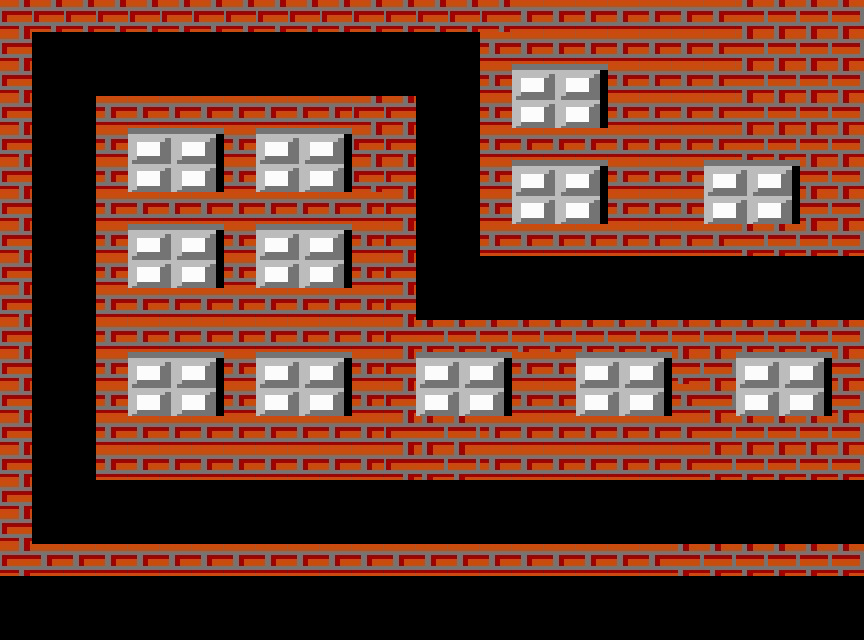

A 2D game scene composited from a Tiled map and its tileset images. What follows is a short description and the map's XML, with each tile layer's data collapsed to a summary:
An orthogonal 27x20 tile map with 32x32 px tiles, 1 tile layer (bg) and 8 objects (Waypoint0, Waypoint1, Waypoint2, Waypoint3, Waypoint4, ...).

<map version="1.0" orientation="orthogonal" width="27" height="20" tilewidth="32" tileheight="32">
 <tileset firstgid="1" name="waroftank" tilewidth="32" tileheight="32">
  <image source="tank.jpg" trans="000000" width="1343" height="772" />
  <tile id="15">
   <properties>
    <property name="buildable" value="1" />
   </properties>
  </tile>
  <tile id="17">
   <properties>
    <property name="buildable" value="0" />
   </properties>
  </tile>
  <tile id="18">
   <properties>
    <property name="buildable" value="1" />
   </properties>
  </tile>
  <tile id="19">
   <properties>
    <property name="buildable" value="0" />
   </properties>
  </tile>
  <tile id="58">
   <properties>
    <property name="buildable" value="0" />
   </properties>
  </tile>
  <tile id="59">
   <properties>
    <property name="buildable" value="0" />
   </properties>
  </tile>
  <tile id="60">
   <properties>
    <property name="buildable" value="0" />
   </properties>
  </tile>
 </tileset>
 <objectgroup name="Objects" width="27" height="20">
  <object name="Waypoint0" x="887" y="288" />
  <object name="Waypoint1" x="448" y="288" />
  <object name="Waypoint2" x="448" y="64" />
  <object name="Waypoint3" x="64" y="64" />
  <object name="Waypoint4" x="64" y="512" />
  <object name="Waypoint5" x="448" y="512" />
  <object name="Waypoint6" x="736" y="512" />
  <object name="Waypoint7" x="791" y="512" />
 </objectgroup>
 <layer name="bg" width="27" height="20">
  <data>[540 cells, 344 non-empty, 9 distinct tile ids]</data>
 </layer>
</map>